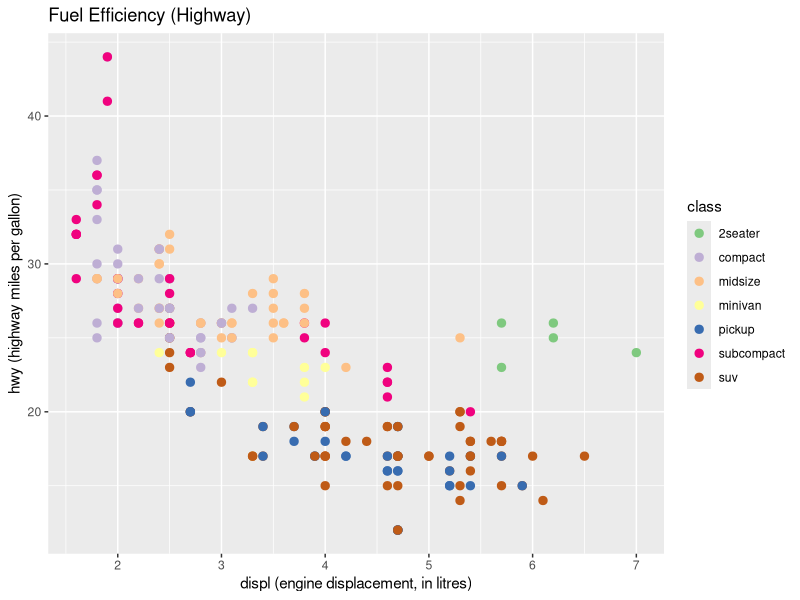
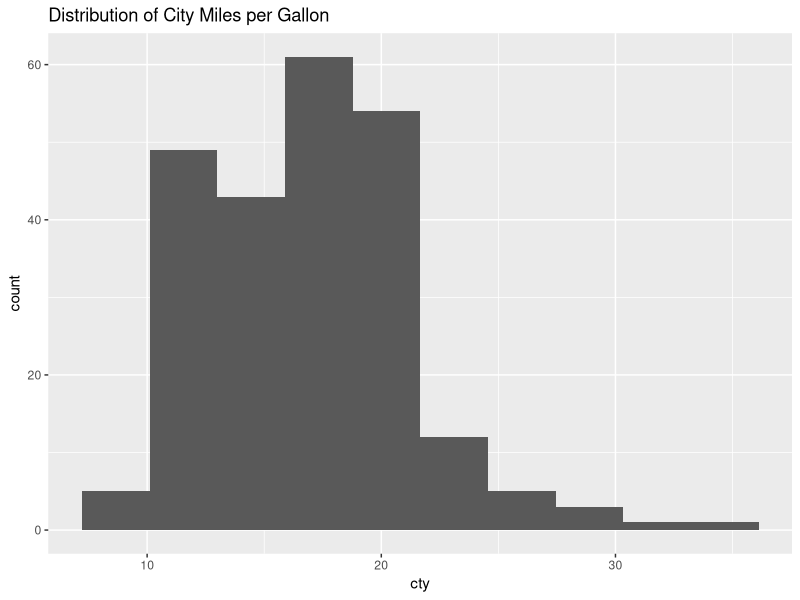
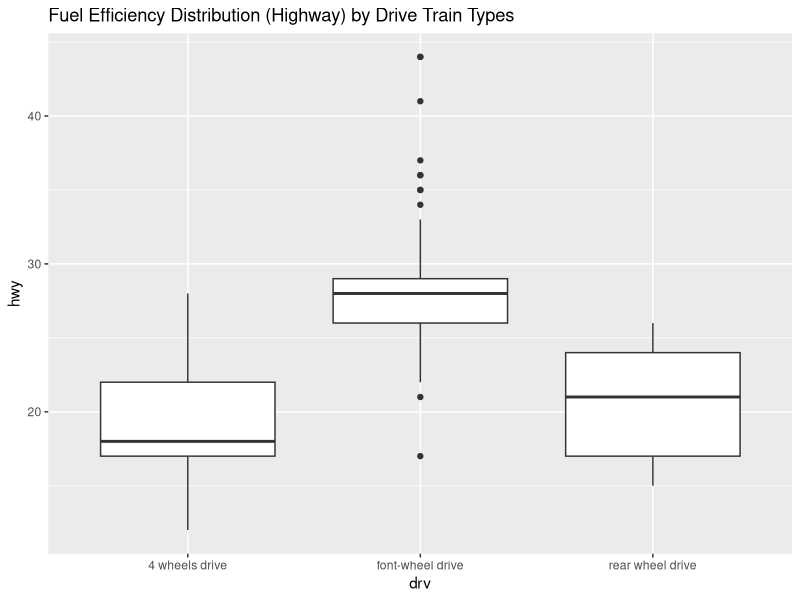

The R source for these figures, in order:
## ---- chunk 1
library(tidyverse)
data(mpg)
## ---- chunk 2
dim(mpg)
## ---- chunk 3
sum(is.na(mpg))
## ---- chunk 4
summary(mpg)
## ---- chunk 5
head(mpg)
## ---- chunk 6
ggplot(mpg, aes(x=displ, y=hwy)) + 
    geom_point(mapping=aes(color=class), size=2.5) + 
    labs(title='Fuel Efficiency (Highway)', 
         x='displ (engine displacement, in litres)', 
         y='hwy (highway miles per gallon)') + 
    scale_color_brewer(palette='Accent')
## ---- chunk 7
ggplot(mpg) + 
    geom_histogram(mapping=aes(cty), bins=10) + 
    labs(title='Distribution of City Miles per Gallon')
## ---- chunk 8
ggplot(mpg) + 
    geom_boxplot(aes(drv, hwy)) + 
    labs(title='Fuel Efficiency Distribution (Highway) by Drive Train Types') + 
    scale_x_discrete(labels=c('4'='4 wheels drive', 'f'='font-wheel drive', 'r'='rear wheel drive'))
